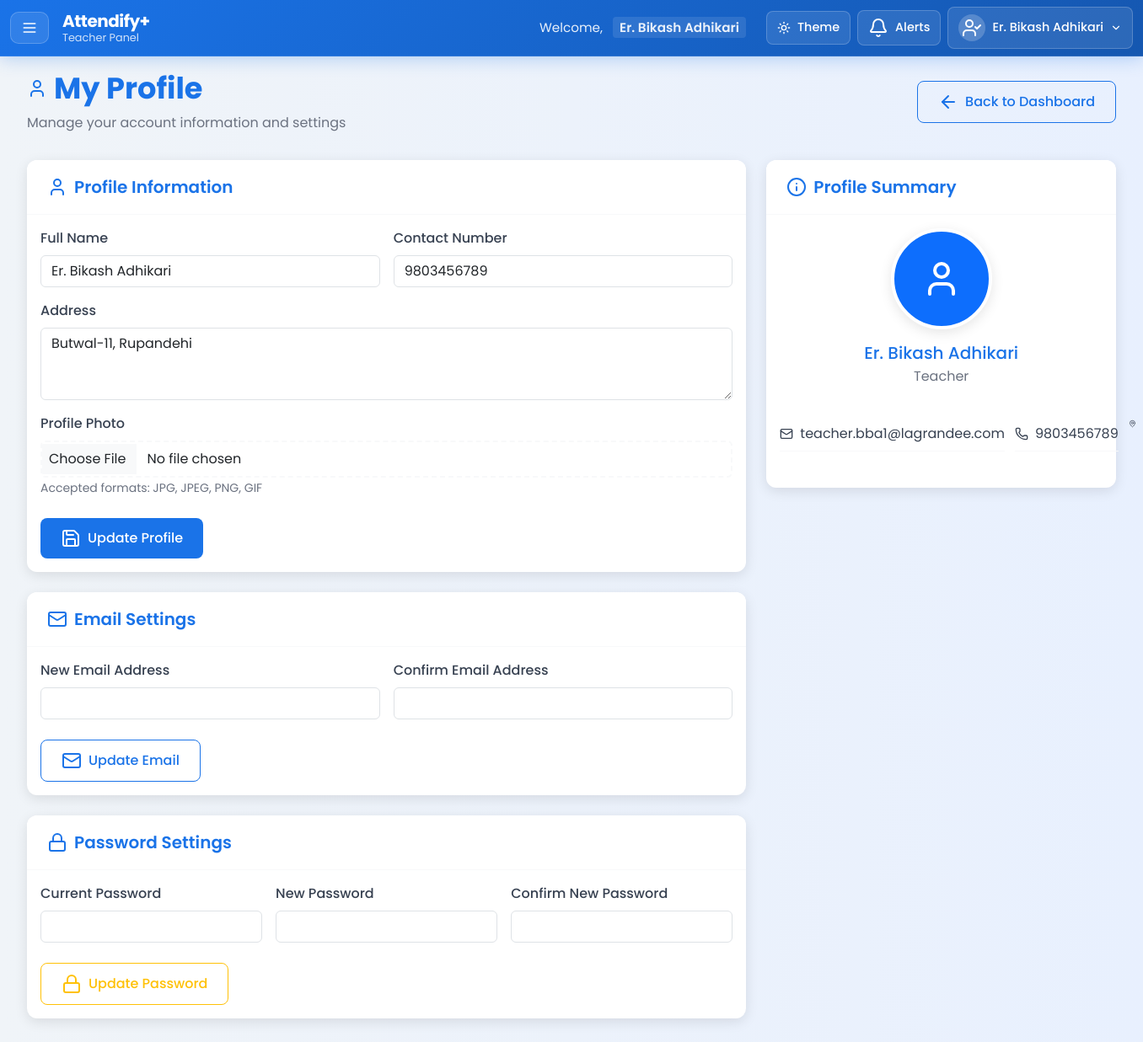
The page /views/teacher/profile_teacher.php (signed in) on the database its author committed.
### tables this page shows
CREATE TABLE teachers (
  TeacherID INT AUTO_INCREMENT PRIMARY KEY,
  FullName VARCHAR(100) NOT NULL,
  Contact VARCHAR(20),
  Address VARCHAR(200),
  PhotoURL VARCHAR(255),
  LoginID INT NOT NULL UNIQUE,
  FOREIGN KEY (LoginID) REFERENCES login_tbl(LoginID)
);

### views/teacher/profile_teacher.php (the view, shortened to what this page needs)
<?php
require_once "../../config/db_config.php";
$teacherID = $_SESSION['UserID'];
$stmt = $conn->prepare("
    SELECT t.TeacherID, t.FullName, t.Contact, t.Address, t.PhotoURL, l.Email
    FROM teachers t
    JOIN login_tbl l ON t.LoginID = l.LoginID
    WHERE t.TeacherID = ?
");
$stmt->bind_param("i", $teacherID);
$stmt->execute();
$result = $stmt->get_result();
$teacher = $result->fetch_assoc();
?>
<!DOCTYPE html>
<html lang="en">
<head>
    <link href="https://cdn.jsdelivr.net/npm/bootstrap@5.3.0/dist/css/bootstrap.min.css" rel="stylesheet">
    <link rel="stylesheet" href="../../assets/css/dashboard_teacher.css">
    <link rel="stylesheet" href="../../assets/css/sidebar_teacher.css">
    <link rel="stylesheet" href="../../assets/css/profile_teacher.css">
</head>
<body>
    <?php include '../components/navbar_teacher.php'; ?>
    <div class="container-fluid dashboard-container main-content">
        <div class="page-header d-flex justify-content-between align-items-center flex-wrap">
            <div>
                <h2 class="page-title">
                    <i data-lucide="user"></i>
                    My Profile
                </h2>
                <p class="text-muted mb-0">Manage your account information and settings</p>
            </div>
            <div class="d-flex gap-2 flex-wrap">
                <a href="dashboard_teacher.php" class="btn btn-outline-primary">
                    <i data-lucide="arrow-left"></i> Back to Dashboard
                </a>
            </div>
        </div>
        <div class="row g-4">
            <div class="col-lg-8">
                <div class="card">
                    <div class="card-header">
                        <h5 class="card-title mb-0">
                            <i data-lucide="user"></i>
                            Profile Information
                        </h5>
                    </div>
                    <div class="card-body">
                        <form method="POST" enctype="multipart/form-data">
                            <div class="row g-3">
                                <div class="col-md-6">
                                    <label class="form-label">Full Name</label>
                                    <input type="text" class="form-control" name="fullName" value="<?= htmlspecialchars($teacher['FullName']) ?>" required>
                                </div>
                                <div class="col-md-6">
                                    <label class="form-label">Contact Number</label>
                                    <input type="text" class="form-control" name="contact" value="<?= htmlspecialchars($teacher['Contact']) ?>">
                                </div>
                                <div class="col-12">
                                    <label class="form-label">Address</label>
                                    <textarea class="form-control" name="address" rows="3"><?= htmlspecialchars($teacher['Address']) ?></textarea>
                                </div>
                                <div class="col-12">
                                    <label class="form-label">Profile Photo</label>
                                    <input type="file" class="form-control" name="photo" accept="image/*">
                                    <small class="text-muted">Accepted formats: JPG, JPEG, PNG, GIF</small>
                                </div>
                            </div>
                            <div class="mt-4">
                                <button type="submit" class="btn btn-primary">
                                    <i data-lucide="save"></i>
                                    Update Profile
                                </button>
                            </div>
                        </form>
                    </div>
                </div>
                <div class="card mt-4">
                    <div class="card-header">
                        <h5 class="card-title mb-0">
                            <i data-lucide="mail"></i>
                            Email Settings
                        </h5>
                    </div>
                    <div class="card-body">
                        <form method="POST">
                            <div class="row g-3">
                                <div class="col-md-6">
                                    <label class="form-label">New Email Address</label>
                                    <input type="email" class="form-control" name="newEmail" required>
                                </div>
                                <div class="col-md-6">
                                    <label class="form-label">Confirm Email Address</label>
                                    <input type="email" class="form-control" name="confirmEmail" required>
                                </div>
                            </div>
                            <div class="mt-4">
                                <button type="submit" class="btn btn-outline-primary">
                                    <i data-lucide="mail"></i>
                                    Update Email
                                </button>
                            </div>
                        </form>
                    </div>
                </div>
                <div class="card mt-4">
                    <div class="card-header">
                        <h5 class="card-title mb-0">
                            <i data-lucide="lock"></i>
                            Password Settings
                        </h5>
                    </div>
                    <div class="card-body">
                        <form method="POST">
                            <div class="row g-3">
                                <div class="col-md-4">
                                    <label class="form-label">Current Password</label>
                                    <input type="password" class="form-control" name="currentPassword" required>
                                </div>
                                <div class="col-md-4">
                                    <label class="form-label">New Password</label>
                                    <input type="password" class="form-control" name="newPassword" required>
                                </div>
                                <div class="col-md-4">
                                    <label class="form-label">Confirm New Password</label>
                                    <input type="password" class="form-control" name="confirmPassword" required>
                                </div>
                            </div>
                            <div class="mt-4">
                                <button type="submit" class="btn btn-outline-warning">
                                    <i data-lucide="lock"></i>
                                    Update Password
                                </button>
                            </div>
                        </form>
                    </div>
                </div>
            </div>
            <div class="col-lg-4">
                <div class="card">
                    <div class="card-header">
                        <h5 class="card-title mb-0">
                            <i data-lucide="info"></i>
                            Profile Summary
                        </h5>
                    </div>
                    <div class="card-body text-center">
                        <div class="profile-photo mb-3">
                            <?php if ($teacher['PhotoURL']): ?>
                                <img src="../../<?= htmlspecialchars($teacher['PhotoURL']) ?>" alt="Profile Photo" class="rounded-circle" style="width: 120px; height: 120px; object-fit: cover;">
                            <?php else: ?>
                                <div class="rounded-circle bg-primary d-flex align-items-center justify-content-center mx-auto" style="width: 120px; height: 120px;">
                                    <i data-lucide="user" style="width: 48px; height: 48px; color: white;"></i>
                                </div>
                            <?php endif; ?>
                        </div>
                        <h5 class="mb-1"><?= htmlspecialchars($teacher['FullName']) ?></h5>
                        <p class="text-muted mb-3">Teacher</p>
                        <div class="profile-info text-start">
                            <div class="d-flex align-items-center mb-2">
                                <i data-lucide="mail" class="me-2" style="width: 16px; height: 16px;"></i>
                                <span><?= htmlspecialchars($teacher['Email']) ?></span>
                            </div>
                            <?php if ($teacher['Contact']): ?>
                                <div class="d-flex align-items-center mb-2">
                                    <i data-lucide="phone" class="me-2" style="width: 16px; height: 16px;"></i>
                                    <span><?= htmlspecialchars($teacher['Contact']) ?></span>
                                </div>
                            <?php endif; ?>
                            <?php if ($teacher['Address']): ?>
                                <div class="d-flex align-items-start mb-2">
                                    <i data-lucide="map-pin" class="me-2 mt-1" style="width: 16px; height: 16px;"></i>
                                </div>
                            <?php endif; ?>
                        </div>
                    </div>
                </div>
            </div>
        </div>
    </div>
</body>
</html>

### assets/css/dashboard_teacher.css (style rules this page uses)
:root { --bg-light: linear-gradient(to right, #f0f4f8, #e8f0fe); --bg-dark: #121212; --card-light: #ffffff; --card-dark: #1f1f1f; --text-light: #333; --text-dark: #eee; --accent-light: #1A73E8; --accent-dark: #00ffc8; --navbar-light: var(--accent-light); --navbar-dark: var(--accent-dark); --text-muted-light: #6c757d; --text-muted-dark: #a0a0a0; --border-light: #f8f9fa; --border-dark: #333; --shadow-light: rgba(0, 0, 0, 0.1); --shadow-dark: rgba(0, 0, 0, 0.3); }
body { font-family: 'Poppins', sans-serif; background: var(--bg-light); color: var(--text-light); margin: 0; transition: all 0.3s ease; overflow-x: hidden; }
.dashboard-container { padding: 2rem; transition: all 0.3s ease; }
.page-header { margin-bottom: 2rem; }
.page-title { font-size: 2.2rem; font-weight: 700; color: var(--text-light); margin-bottom: 0.5rem; display: flex; align-items: center; gap: 0.5rem; }
.text-muted { color: var(--text-muted-light) !important; }
.card { background: var(--card-light); transition: all 0.3s ease; border: none; box-shadow: 0 4px 15px var(--shadow-light); }
.btn-primary { background-color: var(--accent-light); border: none; font-weight: 500; border-radius: 8px; padding: 0.75rem 1.5rem; transition: all 0.3s ease; }
.btn-outline-primary { border-radius: 8px; font-weight: 500; padding: 0.75rem 1.5rem; transition: all 0.3s ease; border-color: var(--accent-light); color: var(--accent-light); }
.main-content { margin-left: 0 !important; min-height: calc(100vh - var(--navbar-height, 60px)); transition: margin-left 0.3s ease; width: 100%; }
.page-title { font-size: 2.2rem; font-weight: 700; color: var(--accent-light); margin-bottom: 0.5rem; display: flex; align-items: center; gap: 0.5rem; }
.dashboard-container h2 { color: var(--accent-light); }
.dashboard-container h5 { color: var(--accent-light); }

### assets/css/sidebar_teacher.css (style rules this page uses)
:root { --sidebar-width: 280px; --navbar-height: 60px; --sidebar-transition: all 0.3s cubic-bezier(0.25, 0.8, 0.25, 1); --overlay-transition: all 0.3s ease; }
.main-content { transition: margin-left 0.3s ease; width: 100%; min-height: calc(100vh - var(--navbar-height)); }

### assets/css/profile_teacher.css (style rules this page uses)
.profile-photo { position: relative; }
.profile-photo .rounded-circle { border: 4px solid var(--card-light); box-shadow: 0 4px 15px var(--shadow-light); transition: all 0.3s ease; }
.profile-info { color: var(--text-light); }
.profile-info .d-flex { padding: 0.5rem 0; border-bottom: 1px solid var(--border-light); transition: all 0.3s ease; }
.profile-info .d-flex:last-child { border-bottom: none; }
.form-label { font-weight: 500; color: var(--text-light); margin-bottom: 0.5rem; }
.card { border: none; border-radius: 12px; box-shadow: 0 4px 15px var(--shadow-light); transition: all 0.3s ease; }
.card-header { background: var(--card-light); border-bottom: 1px solid var(--border-light); border-radius: 12px 12px 0 0 !important; padding: 1.25rem 1.5rem; }
.card-title { color: var(--text-light); font-weight: 600; display: flex; align-items: center; gap: 0.5rem; }
.btn { border-radius: 8px; font-weight: 500; padding: 0.75rem 1.5rem; transition: all 0.3s ease; display: inline-flex; align-items: center; gap: 0.5rem; }
.btn-primary { background: var(--accent-light); border-color: var(--accent-light); }
.btn-outline-primary { border-color: var(--accent-light); color: var(--accent-light); }
.btn-outline-warning { border-color: #ffc107; color: #ffc107; }
.form-control[type="file"] { padding: 0.5rem; background: var(--card-light); border: 2px dashed var(--border-light); transition: all 0.3s ease; }
.card { animation: fadeInUp 0.6s ease-out; }
.card:nth-child(1) { animation-delay: 0.1s; }
.card:nth-child(2) { animation-delay: 0.2s; }
.card:nth-child(3) { animation-delay: 0.3s; }

### assets/css/navbar_admin.css (style rules this page uses)
:root { --accent-light: #1a73e8; --accent-dark: #047857; --card-light: #ffffff; --card-dark: #1f2937; --text-light: #374151; --text-dark: #f9fafb; --text-muted-light: #6b7280; --text-muted-dark: #9ca3af; --hover-light: #f3f4f6; --hover-dark: #374151; --navbar-height: 60px; }
.profile-info { display: flex; align-items: center; gap: 0.75rem; padding: 0.5rem 0; }
body { padding-top: var(--navbar-height) !important; }
.main-content { margin-left: 0; min-height: calc(100vh - var(--navbar-height)); transition: margin-left 0.3s ease; }
.dashboard-container { padding-top: 1.5rem !important; padding-bottom: 2rem; }
.page-header { margin-bottom: 2rem; }
.main-content { margin-left: 0 !important; min-height: calc(100vh - var(--navbar-height)); transition: margin-left 0.3s ease; width: 100%; }

### rows shown on the page
teachers: fullName "Er. Bikash Adhikari", contact "9803456789", address "Butwal-11, Rupandehi", FullName "Er. Bikash Adhikari", LoginID.Email "teacher.bba1@lagrandee.com", Contact "9803456789"

### other values the page prints
$_SESSION['Username'] "Er. Bikash Adhikari"
